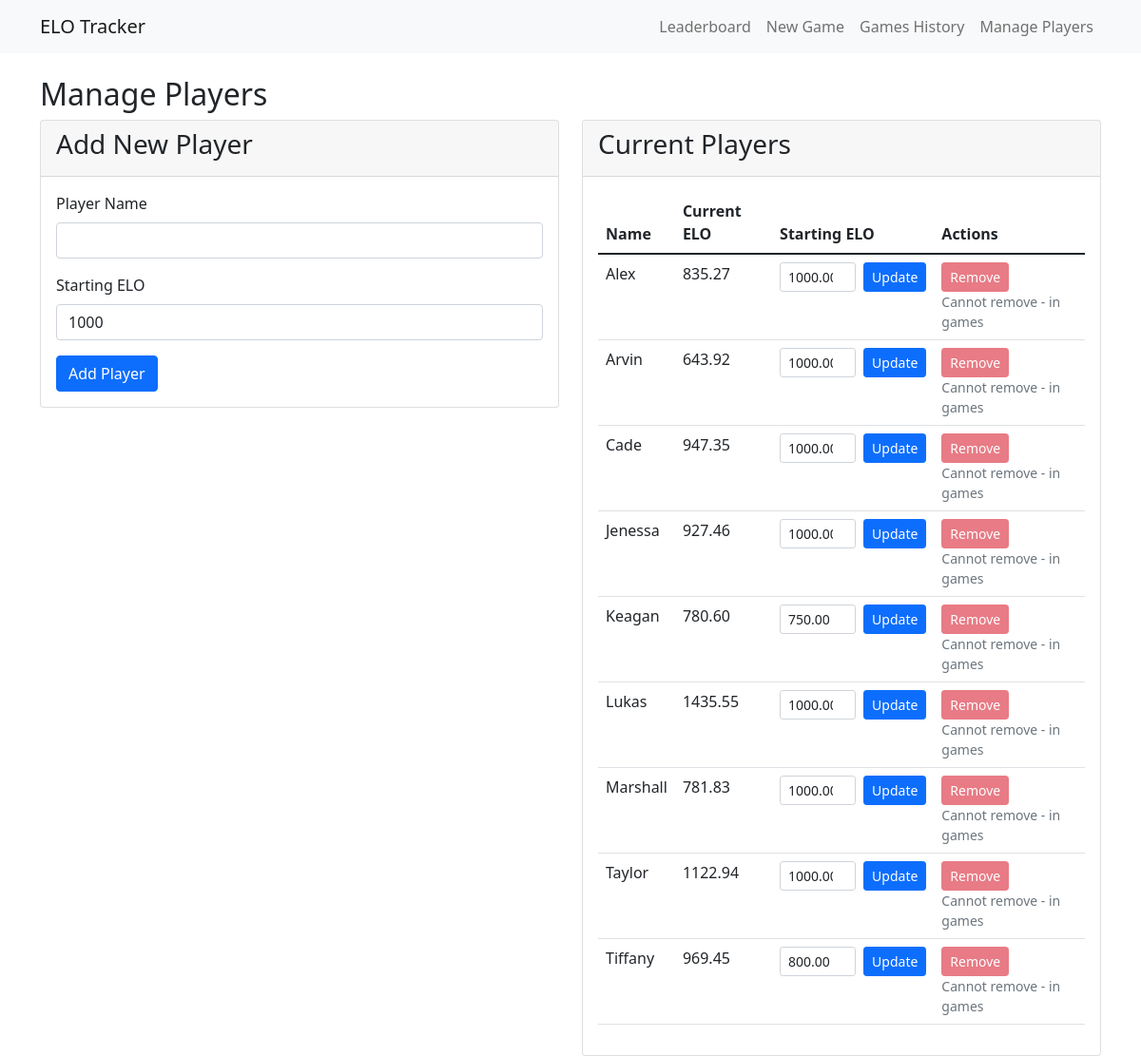
/manage_players, run on the app's committed database.
### models.py (models this page shows)
class Player(db.Model):
    id = db.Column(db.Integer, primary_key=True)
    name = db.Column(db.String(80), unique=True, nullable=False)
    elo = db.Column(db.Float, default=1000)
    starting_elo = db.Column(db.Float, default=1000)

### app.py (the view, shortened to what this page needs)
@app.route('/manage_players', methods=['GET', 'POST'])
def manage_players():
    error_message = None
    success_message = None
    players = Player.query.order_by(Player.name).all()
    player_in_games = {}
    games = Game.query.all()
    for player in players:
        player_in_games[player.id] = False
        for game in games:
            team1_ids = game.team1_players.split(',')
            team2_ids = game.team2_players.split(',')
            if str(player.id) in team1_ids or str(player.id) in team2_ids:
                player_in_games[player.id] = True
                break
    return render_template('manage_players.html',
                          players=players,
                          player_in_games=player_in_games,
                          error_message=error_message,
                          success_message=success_message)

### templates/manage_players.html (shortened to what this page needs)
{% extends "base.html" %}
{% block content %}
<h2>Manage Players</h2>
<div class="row">
    <div class="col-md-6">
        <div class="card mb-4">
            <div class="card-header">
                <h3>Add New Player</h3>
            </div>
            <div class="card-body">
                <form method="POST">
                    <div class="mb-3">
                        <label for="player_name" class="form-label">Player Name</label>
                        <input type="text" class="form-control" id="player_name" name="player_name" required>
                    </div>
                    <div class="mb-3">
                        <label for="starting_elo" class="form-label">Starting ELO</label>
                        <input type="number" class="form-control" id="starting_elo" name="starting_elo" value="1000" step="0.01">
                    </div>
                    <button type="submit" name="add_player" value="1" class="btn btn-primary">Add Player</button>
                </form>
            </div>
        </div>
    </div>
    <div class="col-md-6">
        <div class="card">
            <div class="card-header">
                <h3>Current Players</h3>
            </div>
            <div class="card-body">
                <table class="table">
                    <thead>
                        <tr>
                            <th>Name</th>
                            <th>Current ELO</th>
                            <th>Starting ELO</th>
                            <th>Actions</th>
                        </tr>
                    </thead>
                    <tbody>
                        {% for player in players %}
                        <tr>
                            <td>{{ player.name }}</td>
                            <td>{{ "%.2f"|format(player.elo) }}</td>
                            <td>
                                <form method="POST" class="d-flex align-items-center">
                                    <input type="number" name="new_starting_elo" class="form-control form-control-sm me-2"
                                           value="{{ "%.2f"|format(player.starting_elo) }}" step="0.01" style="width: 80px;">
                                    <button type="submit" name="edit_starting_elo" value="1" class="btn btn-sm btn-primary">
                                        Update
                                    </button>
                                </form>
                            </td>
                            <td>
                                <form method="POST" class="d-inline">
                                    <button type="submit" name="remove_player" value="1" class="btn btn-sm btn-danger"
                                            {% if player_in_games[player.id] %}disabled{% endif %}
                                            onclick="return confirm('Are you sure you want to remove {{ player.name }}?')">
                                        Remove
                                    </button>
                                </form>
                                {% if player_in_games[player.id] %}
                                <small class="text-muted d-block">Cannot remove - in games</small>
                                {% endif %}
                            </td>
                        </tr>
                        {% endfor %}
                    </tbody>
                </table>
            </div>
        </div>
    </div>
</div>
{% endblock %}

### data on the page
Player: name "Alex", elo "835.27", new_starting_elo "1000.00", shows "Cannot remove - in games"
Player: name "Arvin", elo "643.92", new_starting_elo "1000.00", shows "Cannot remove - in games"
Player: name "Cade", elo "947.35", new_starting_elo "1000.00", shows "Cannot remove - in games"
Player: name "Jenessa", elo "927.46", new_starting_elo "1000.00", shows "Cannot remove - in games"
Player: name "Keagan", elo "780.60", new_starting_elo "750.00", shows "Cannot remove - in games"
Player: name "Lukas", elo "1435.55", new_starting_elo "1000.00", shows "Cannot remove - in games"
Player: name "Marshall", elo "781.83", new_starting_elo "1000.00", shows "Cannot remove - in games"
Player: name "Taylor", elo "1122.94", new_starting_elo "1000.00", shows "Cannot remove - in games"
Player: name "Tiffany", elo "969.45", new_starting_elo "800.00", shows "Cannot remove - in games"
